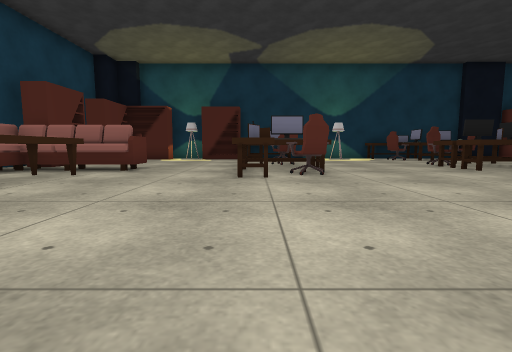
view 1 (above)

14 first-person views from a walk through a 3-D level made in the Unity game engine. The camera is 0.64 m above the floor, tilts 6° down and sees 85° across. Doors are open. The floor is counted in squares, 1 m on a side. Each view is taken from the middle of a square. On the plan, view 1 faces up. The plan holds only what a view shows up to about 9 squares ahead; the rest is blank. The place goes on beyond the plan. The player is left out. Some animated figures are not drawn. Some surface patterns are stand-ins.

view 2
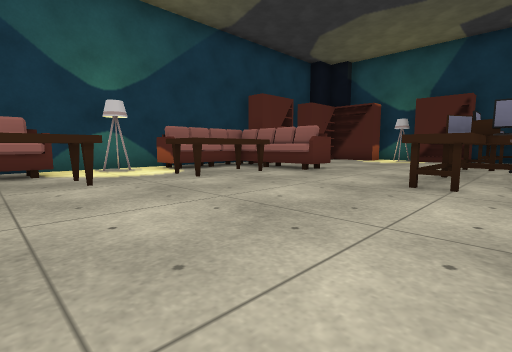

view 3
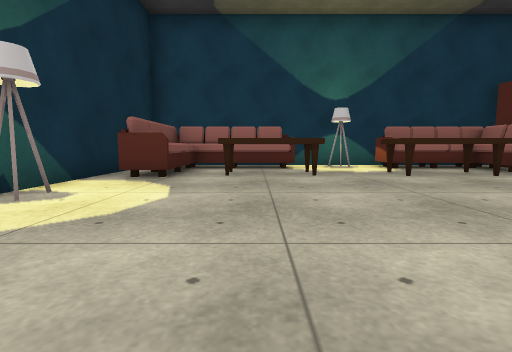

view 4
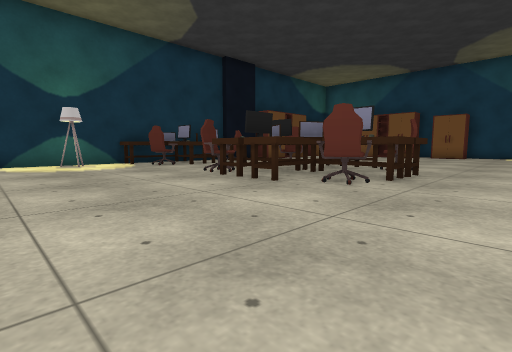

view 5
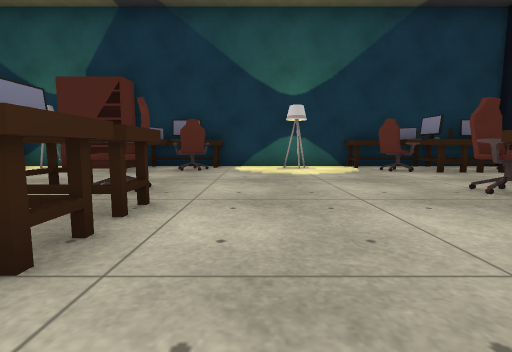

view 6
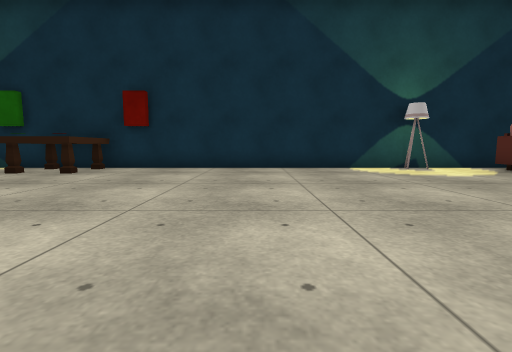

view 7
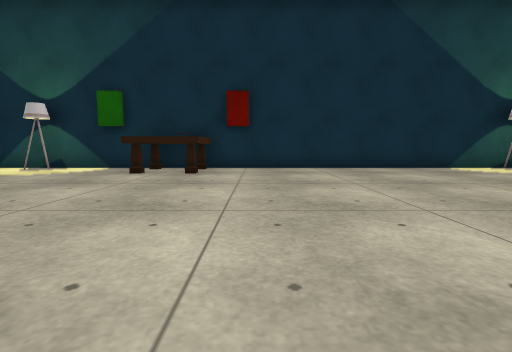

view 8
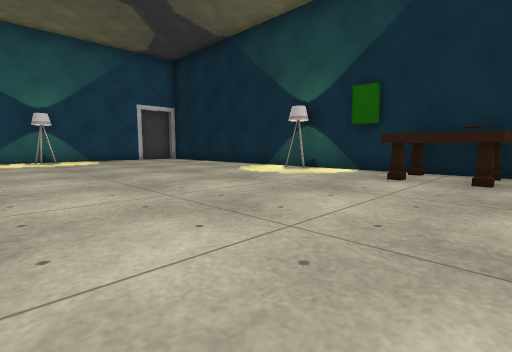

view 9
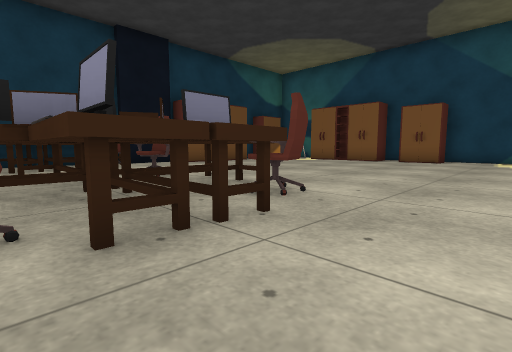

view 10
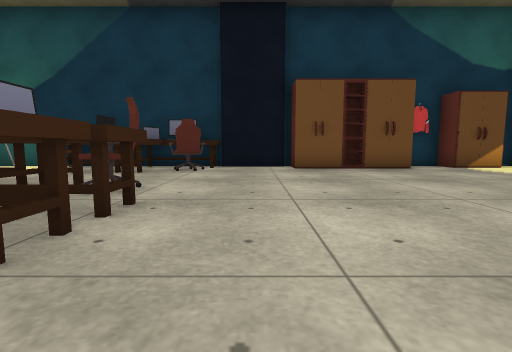

view 11
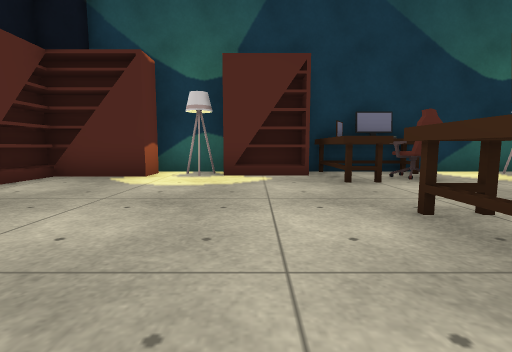

view 12
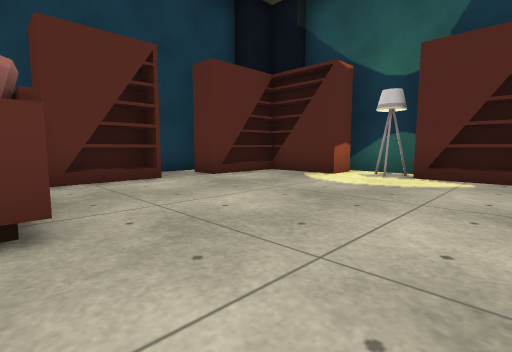

view 13
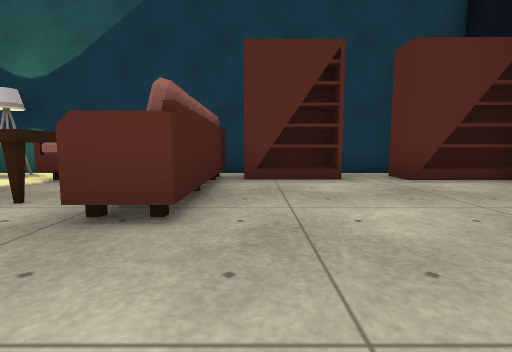

view 14
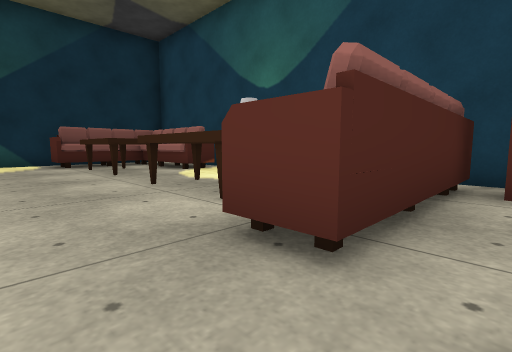

### Floor plan
Key: @ floor where view 1 was taken; # wall or solid block; . floor; E desk; B bookshelf; L laptop; S sofa; C chair; T table; A lamp; W wardrobe; O other object.
Columns run from 8 left of view 1 to 19 right of it. Each row starts with its distance up from view 1.
 16    ##     #####
 15  ###.AB#OO#.A.###EE######.#W
 14  BBB.BBBOC.....COL ...#W#...
 13  B......E......CEEC........
 12 #B.........................
 11 #.......E.......EE........
 10 #B...... C....CCE C......
  9 #B......LEE...E OLE.....
  8 #SSSSS..LEE...ELLOE......
  7  SS.....LOC...COOO .......
  6  SSTT...EC.....CEEC........
  5 #SSTT.......................
  4 #A.TT.......................
  3 #..........................
  2 #SSTT.....................
  1  SSTT....................
  0  SSTT...@...............
 -1  SSSS...........TT.....
 -2  SSSS.A.........TT..A.
 -3    ####################

Positions as (right, up) in squares from view 1, and headings:
1: (0, 0), facing up
2: (1, 1), facing up-left
3: (2, 1), facing left
4: (2, 4), facing up-right
5: (3, 6), facing up
6: (3, 6), facing down
7: (6, 6), facing down
8: (7, 5), facing down-right
9: (7, 4), facing up-right
10: (12, 6), facing up
11: (-2, 8), facing up
12: (-1, 8), facing up-left
13: (-1, 9), facing left
14: (-2, 9), facing down-left
